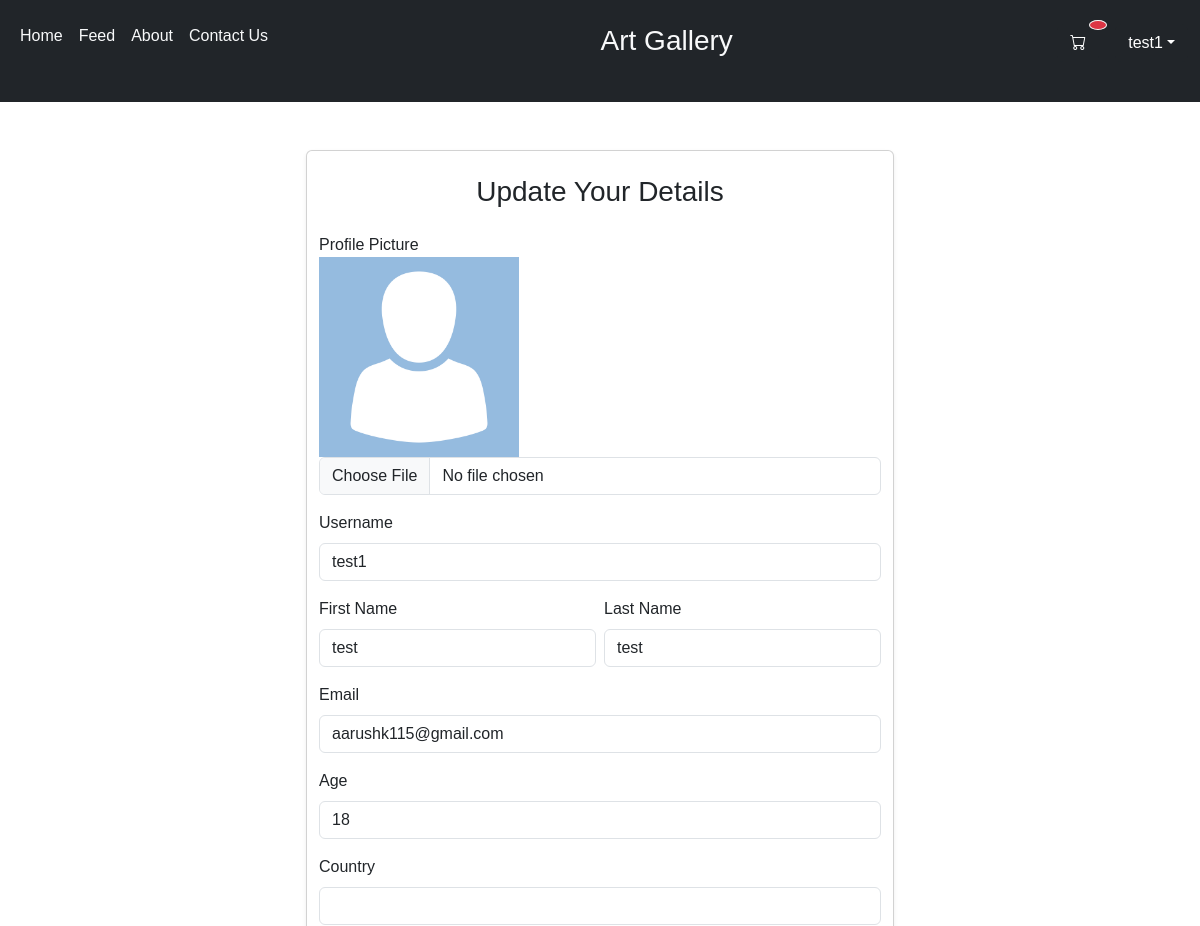
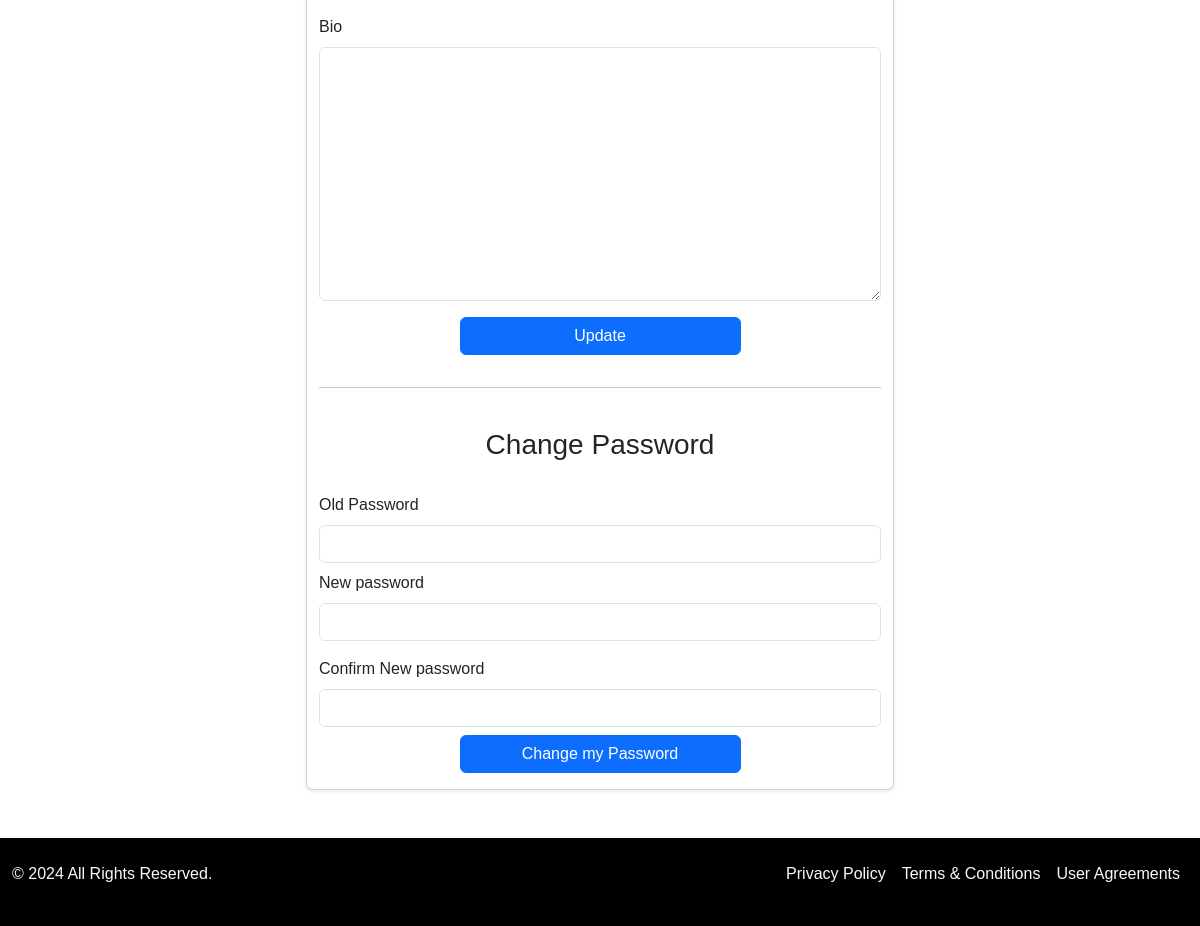
The page /account-settings (signed in) on the database its author committed (2 pictures, top to bottom).
### core/models.py (models this page shows, shortened)
class Artist(models.Model):
    user = models.OneToOneField(User, on_delete=models.CASCADE)
    age = models.IntegerField(default=18, null=True, blank=True)
    country =  models.CharField(max_length=255, default = " ", null=True, blank=True)
    profile_picture = models.ImageField(upload_to='profile-picture/', default=" ")
    bio = models.TextField(default='', null=True, blank=True)

### core/views.py (the view, shortened to what this page needs)
# urls.py: path('account-settings', views.account_settings, name="account-settings"),
def account_settings(request):
    artist = Artist.objects.get(user=request.user)
    user = User.objects.get(pk=request.user.pk)
    context={'artist': artist}
    return render(request, 'core/account_settings.html', context)

### templates/core/account_settings.html (shortened to what this page needs)
{% extends "core/base.html" %}
{% load static %}
{% block content %}
<div class="container-fluid my-5">
    <div class="container card shadow-sm w-50">
        <div class="row user-settings">
            <h3 class="my-4 text-center">Update Your Details</h3>
            <form method="post" enctype="multipart/form-data">
                <div class="mb-2 d-flex flex-column">
                    <label for="image" class="form-check-label">Profile Picture</label>
                    <img src="{% static "img/user.png" %}" alt="User Profile" width="200px" class="user-profile-image">
                    <input type="file" class="form-control" name="image">
                </div>
                <div class="mb-2">
                    <label for="username" class="form-check-label py-2">Username</label>
                    <input type="text" class="form-control" name = "username" value="{{artist.user.username}}" required>
                </div>
                <div class="d-flex flex-row justify-content-between">
                <div class="mb-2 w-50">
                    <label for="firstname" class="form-check-label py-2">First Name</label>
                    <input type="text" class="form-control" value="{{artist.user.first_name}}" required>
                </div>
                <div class="mb-2 w-50 ms-2">
                    <label for="lastname" class="form-check-label py-2">Last Name</label>
                    <input type="text" class="form-control" value="{{artist.user.last_name}}" required>
                </div>
                </div>
                <div class="mb-2">
                    <label for="" class="form-check-label py-2">Email</label>
                    <input type="email" class="form-control" value="{{artist.user.email}}" required>
                </div>
                <div class="mb-2">
                    <label for="lastname" class="form-check-label py-2">Age</label>
                    <input type="text" class="form-control" value="{{artist.age}}"required>
                </div>
                <div class="mb-2">
                    <label for="lastname" class="form-check-label py-2">Country</label>
                    <input type="text" class="form-control" value="{{artist.country}}" required>
                </div>
                <div class="mb-3">
                    <label for="lastname" class="form-check-label py-2">Bio</label>
                    <textarea name="" id="" cols="30" rows="10" class="form-control">{{artist.bio}}</textarea>
                </div>
                <div class="mb-3 text-center">
                    <button class="btn btn-primary w-50" type="submit">Update</button>
                </div>
            </form>
        </div>
        <hr>
        <div class="row password-settings">
            <h3 class="my-4 text-center">Change Password</h3>
            <form action="/accounts/change-password/" method="post">
                <div class="mb-2">
                    <label for="old password" class="form-check-label py-2">Old Password</label>
                    <input type="password" class="form-control" name="old_password">
                    <div class="mb-2">
                        <label for="New password" class="form-check-label py-2">New password</label>
                        <input type="password" class="form-control" name="new_password">
                    </div>
                    <div class="mb-2">
                        <label for="Confirm New" class="form-check-label py-2">Confirm New password</label>
                        <input type="password" class="form-control" name="confirm_new_password">
                    </div>
                    <div class="mb-3 text-center">
                        <button class="btn btn-primary w-50" type="submit">Change my Password</button>
                    </div>
            </form>
        </div>
    </div>
</div>
{% endblock content %}

### templates/components/navbar.html (shortened to what this page needs)
    <div class="container-fluid d-flex flex-row justify-content-between py-4 bg-dark text-light">
        <div class="home-links">
            <ul class="d-flex flex-row justify-content-between list-unstyled">
                <li class="nav-item mx-2"><a href="{% url 'home' %}" class="nav-link">Home</a></li>
                <li class="nav-item mx-2"><a href="{% url 'feed' %}" class="nav-link">Feed</a></li>
                <li class="nav-item mx-2"><a href="{% url 'about' %}" class="nav-link">About</a></li>
                <li class="nav-item mx-2"><a href="{% url 'contact' %}" class="nav-link">Contact Us</a></li>
            </ul>
        </div>
        <div class="brand-logo">
            <h3>Art Gallery</h3>
        </div>
        <div class="account-links">
        <ul class="d-flex flex-row justify-content-between list-unstyled">
            {% if request.user.is_authenticated %}
            <a href="{% url 'cart'%}" class="btn btn-dark position-relative me-3">
                <i class="bi bi-cart"></i>
                <span class="position-absolute top-0 start-100 translate-middle px-2 py-1 bg-danger border border-light rounded-circle" style="font-size:small;">
            </span>
            </a>
            <div class="dropdown">
                <a class="btn btn-dark dropdown-toggle" href="#" role="button" data-bs-toggle="dropdown" aria-expanded="false">{{ request.user.username}}</a>
            </div>
            {% else %}
                <li class="nav-item mx-2"><a href="{% url 'login' %}" class="nav-link">Login</a></li>
                <li class="nav-item mx-2"><a href="{% url 'signup' %}" class="nav-link">Sign Up</a></li>
            {% endif %}
        </ul>
    </div>
</div>

### templates/core/base.html (style rules this page uses)
body { font-family: Verdana, Geneva, Tahoma, sans-serif; min-height: 100vh; }

### rows shown on the page
Artist: username "test1", user.first_name "test", user.last_name "test", user.email "aarushk115@gmail.com", age "18"

### other values the page prints
{{ request.user.username }} "test1"
